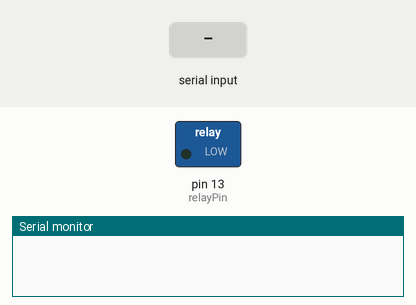
Recording of a sketch running on a simulated Arduino Uno, built with avr-gcc and run on an emulated ATmega328P. Shown: switched loads named in the sketch (green lamp = pin HIGH), the last lines printed to the serial monitor. The inputs (shaded band) are chosen by the test bench.

Above: at 1.2 s.
1.3 s: "H" received over Serial
At 2.3 s:
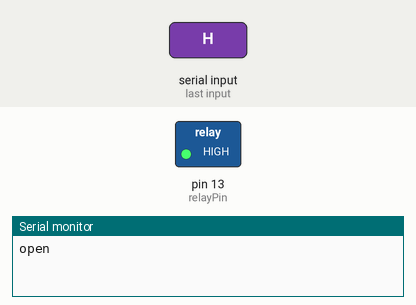
2.8 s: "L" received over Serial
At 3.4 s:
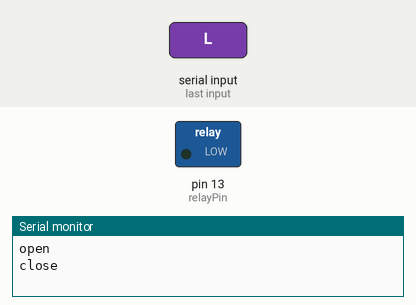
Timing chart, 0 to 5.8 s (numbered marks = the images above; inputs shaded):
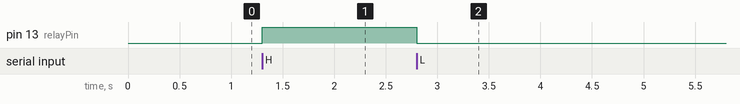

Measured:
- after the input at 1.3 s, pin 13 (relayPin): LOW → HIGH at once
- after the input at 2.8 s, pin 13 (relayPin): HIGH → LOW at once

The sketch:

relay.ino
```cpp
int incomedata =0;
int relayPin =13;
void setup() {
  pinMode(relayPin,OUTPUT);
  Serial.begin(9600);
}

void loop() {
  if(Serial.available()>0){
    incomedata = Serial.read();
    if(incomedata == 'H'){
      digitalWrite(relayPin,HIGH);
      Serial.println("open");
    }
    else if(incomedata == 'L'){
      digitalWrite(relayPin,LOW);
      Serial.println("close");
    }
  }
}
```
